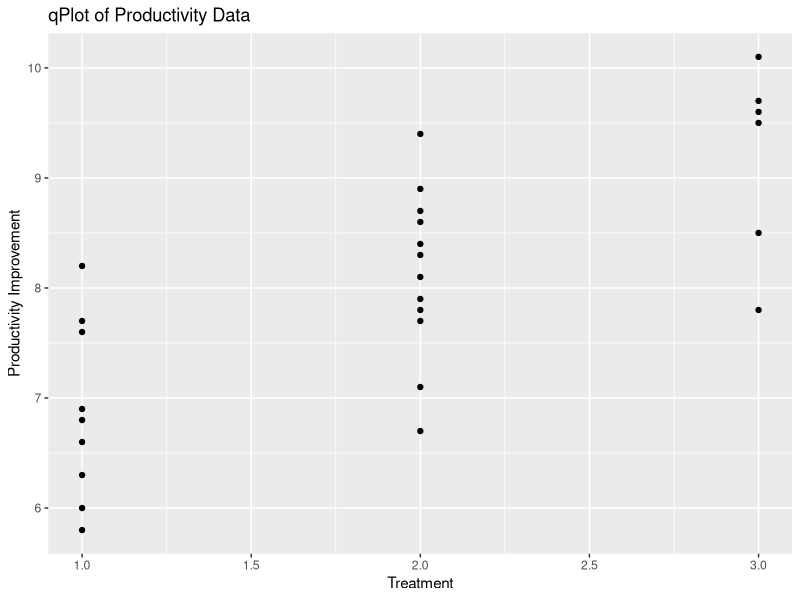
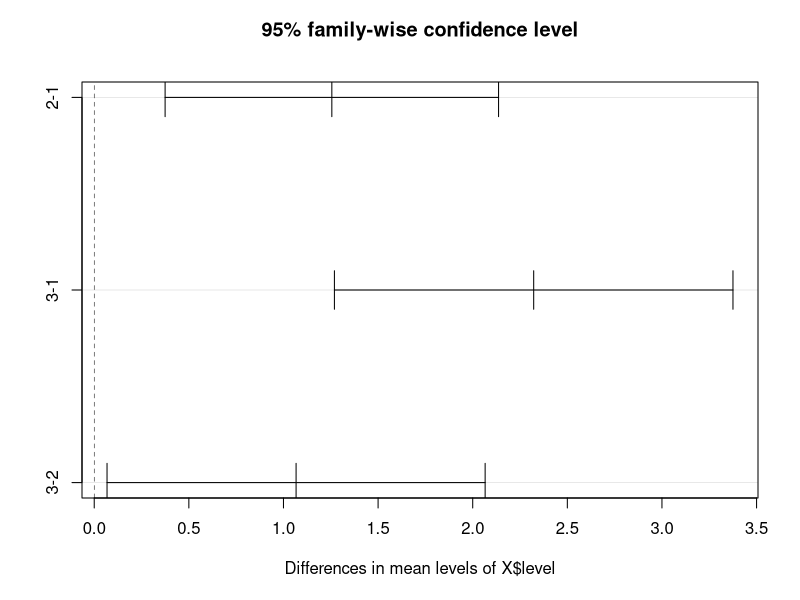
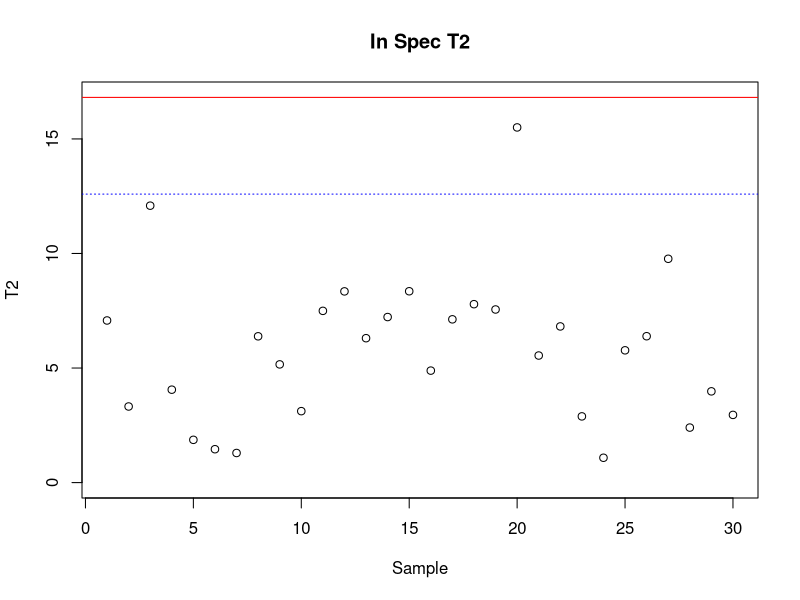
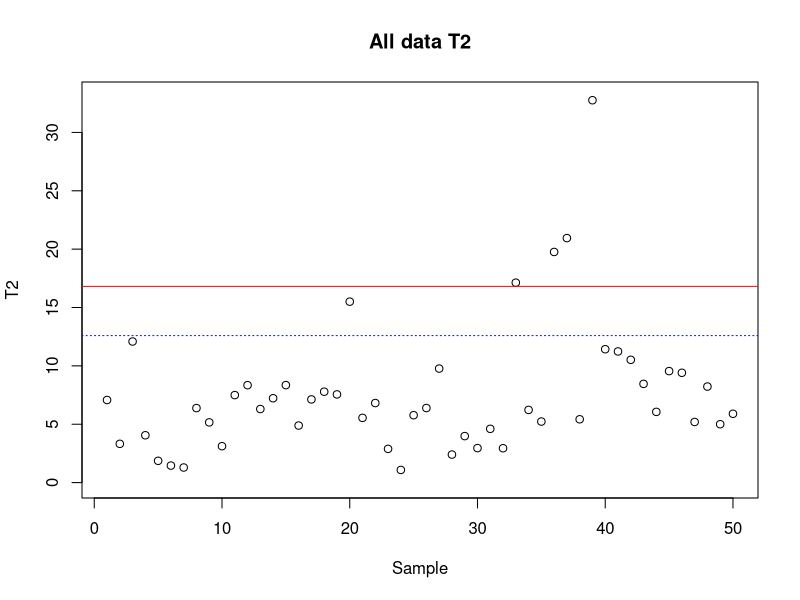
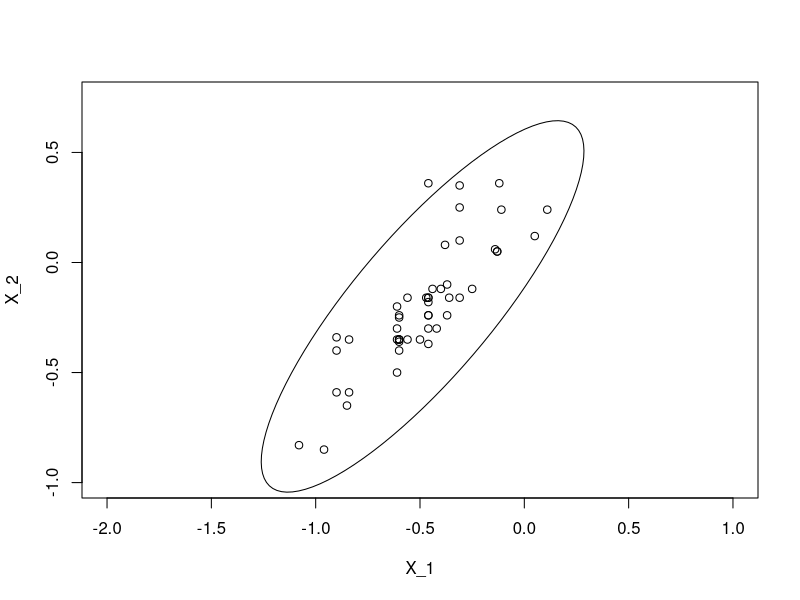
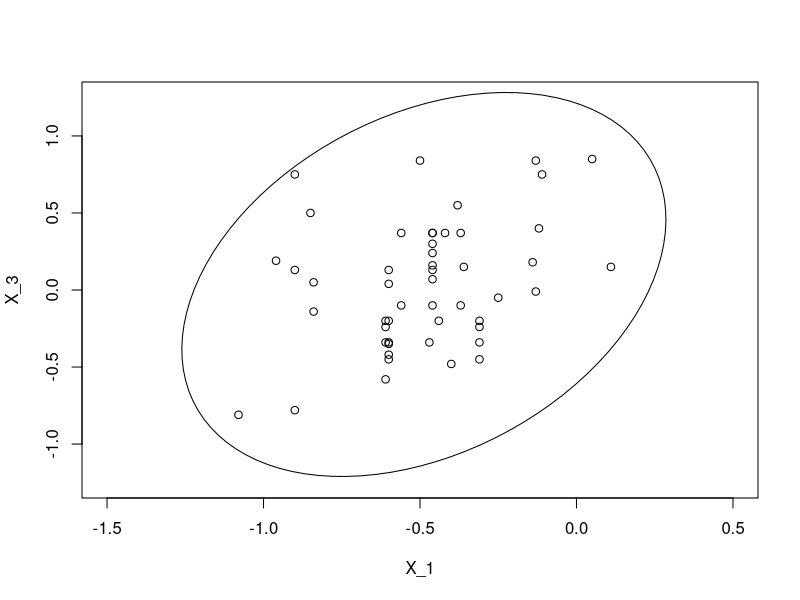
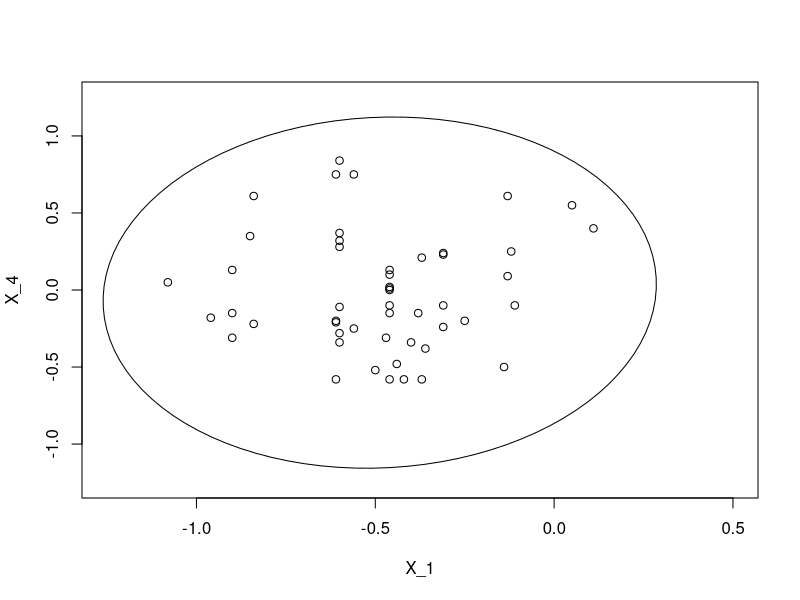
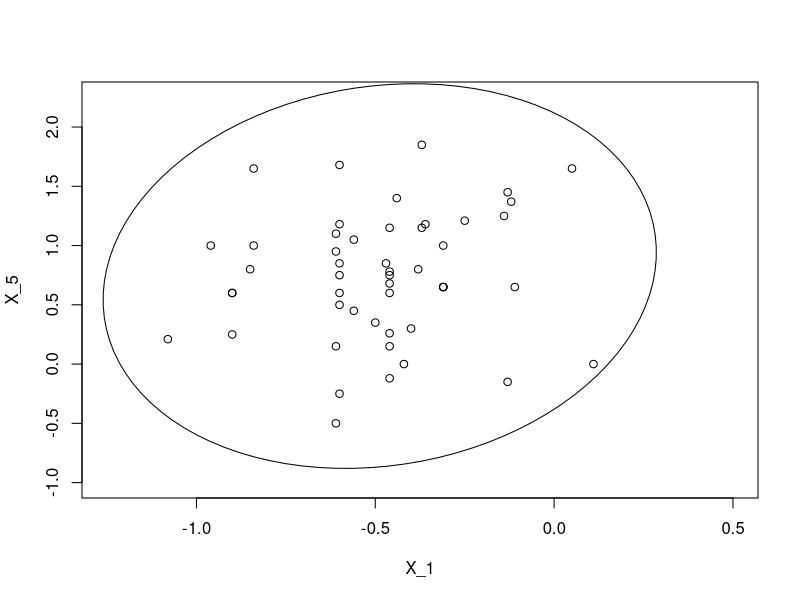

Write R code to recreate these figures, in order.
#setwd("~/Desktop/PSM/Spring 2019/Multivariate-Stats/Exam 2")

# 1
rm(list=ls())
X <- read.csv("./data/prodimp.csv",header = TRUE) #Get data



library(ggplot2) #Q plots 
qplot(X$level,X$productivity, main="qPlot of Productivity Data", xlab="Treatment", ylab="Productivity Improvement")
png("prodq.png")
qplot(X$level,X$productivity, main="qPlot of Productivity Data", xlab="Treatment", ylab="Productivity Improvement")
dev.off()

#make the mdoel
fit<- aov(X$productivity~X$level)
summary(fit)
#Factor and then recompute
X$level <- factor(X$level)
fit2<- aov(X$productivity~X$level)
summary(fit2)

#make the intervals
TukeyHSD(fit2, ordered = FALSE, conf.level = 0.95)
plot(TukeyHSD(fit2, ordered = FALSE, conf.level = 0.95))
png("prodtukey.png")
plot(TukeyHSD(fit2, ordered = FALSE, conf.level = 0.95))
dev.off()
#What are the means for comparison
(m1=mean(X$productivity[which(X$level==1)]))
(m2=mean(X$productivity[which(X$level==2)]))
(m3=mean(X$productivity[which(X$level==3)]))

#******************************************************************#
# 2
rm(list=ls())
X <- read.table("./data/T5-14.dat",header = FALSE)
X <- as.matrix(X)
first <- X[1:30,] #Just the good data

n <- nrow(first)
p <- ncol(first)

#Basic set of computations. Should probably just write a module for these
(xbar <- t(matrix(1,ncol=n) %*% first)/n)
(D <- first - matrix(1,nrow=n) %*% t(xbar))
(S <- (n-1)^(-1) * t(D)%*%D)
Sinv <- solve(S)
#D's
d <- c()
for (i in 1:length(X[,1])){
  d[i] <- (X[i,]-t(xbar))%*%Sinv%*%t(X[i,]-t(xbar))
}
#Chi Cutoffs
UCL95 <- qchisq(.95,df=p)
UCL99 <- qchisq(.99,df=p)
#For The In Spec Data Points
#################################################################
plot(x=1:n,y=d[1:n],ylim=c(0,max(UCL99,ceiling(max(d[1:n])))),main="In Spec T2", xlab="Sample",ylab="T2")
abline(h=UCL95,lty=3, col='blue')
abline(h=UCL99, lty=1, col='red')

png("inspec.png")
plot(x=1:n,y=d[1:n],ylim=c(0,max(UCL99,ceiling(max(d[1:n])))),main="In Spec T2",xlab="Sample",ylab="T2")
abline(h=UCL95,lty=3, col='blue')
abline(h=UCL99, lty=1, col='red')
dev.off()
####################################################################
#For the Out of Spec?
###################################################################
plot(x=1:length(d),y=d,ylim=c(0,max(UCL99,ceiling(max(d)))),main="All data T2", xlab="Sample",ylab="T2")
abline(h=UCL95,lty=3, col='blue')
abline(h=UCL99, lty=1, col='red')

png("outspec.png")
plot(x=1:length(d),y=d,ylim=c(0,max(UCL99,ceiling(max(d)))),main="All data T2", xlab="Sample",ylab="T2")
abline(h=UCL95,lty=3, col='blue')
abline(h=UCL99, lty=1, col='red')
dev.off()
#Find the bad data points
(which(d>UCL99))
#T test time
alpha=.05
mu0 <- matrix(c(0,0,0,0,0,0),ncol=1) #Zero vector
(T2 <- n*t(xbar-mu0)%*%Sinv%*%(xbar-mu0))
(Tcrit <- p*(n-1)*qf(1-alpha,p,n-p)/(n-p))
if(T2>Tcrit){
  print("Reject H0")
} else{
  print("Fail to Reject")
}

library(plotrix)
#Do the plots with all the data
dat <- X

# 1v2
X <- as.matrix(dat[,1:2])
n <- nrow(X)
p <- ncol(X)
X.mean <- t(matrix(1,ncol=n) %*% X)/n
D <- X - matrix(1,nrow=n) %*% t(X.mean)
S <- (n-1)^(-1) * t(D)%*%D

alpha <- 0.01
c2 <- qchisq(1-alpha,df=2)


angle <- atan(eigen(S)$vectors[2,1]/eigen(S)$vectors[1,1]) # sohcahtoa
plot(0,pch='',ylab='X_2',xlab='X_1',xlim=c(-2,1),ylim=c(-1,.75))
points(X)
lengths <- c(sqrt(c2*eigen(S)$values[1]),
             sqrt(c2*eigen(S)$values[2]))
draw.ellipse(x=X.mean[1,1],y=X.mean[2,1],a=lengths[1],b=lengths[2],angle=angle,deg=FALSE)
png("12.png")
plot(0,pch='',ylab='X_2',xlab='X_1',xlim=c(-2,1),ylim=c(-1,.75))
points(X)
lengths <- c(sqrt(c2*eigen(S)$values[1]),
             sqrt(c2*eigen(S)$values[2]))
draw.ellipse(x=X.mean[1,1],y=X.mean[2,1],a=lengths[1],b=lengths[2],angle=angle,deg=FALSE)
dev.off()

#1v3
X <- as.matrix(dat[,c(1,3)])
n <- nrow(X)
p <- ncol(X)
X.mean <- t(matrix(1,ncol=n) %*% X)/n
D <- X - matrix(1,nrow=n) %*% t(X.mean)
S <- (n-1)^(-1) * t(D)%*%D

alpha <- 0.01
c2 <- qchisq(1-alpha,df=2)

angle <- atan(eigen(S)$vectors[2,1]/eigen(S)$vectors[1,1]) # sohcahtoa
plot(0,pch='',ylab='X_3',xlab='X_1',xlim=c(-1.5,.5),ylim=c(-1.25,1.25))
points(X)
lengths <- c(sqrt(c2*eigen(S)$values[1]),
             sqrt(c2*eigen(S)$values[2]))
draw.ellipse(x=X.mean[1,1],y=X.mean[2,1],a=lengths[1],b=lengths[2],angle=angle,deg=FALSE)

# 1v4
X <- as.matrix(dat[,c(1,4)])
n <- nrow(X)
p <- ncol(X)
X.mean <- t(matrix(1,ncol=n) %*% X)/n
D <- X - matrix(1,nrow=n) %*% t(X.mean)
S <- (n-1)^(-1) * t(D)%*%D

alpha <- 0.01
c2 <- qchisq(1-alpha,df=2)

angle <- atan(eigen(S)$vectors[2,1]/eigen(S)$vectors[1,1]) # sohcahtoa
plot(0,pch='',ylab='X_4',xlab='X_1',xlim=c(-1.25,.5),ylim=c(-1.25,1.25))
points(X)
lengths <- c(sqrt(c2*eigen(S)$values[1]),
             sqrt(c2*eigen(S)$values[2]))
draw.ellipse(x=X.mean[1,1],y=X.mean[2,1],a=lengths[1],b=lengths[2],angle=angle,deg=FALSE)

#1v5
X <- as.matrix(dat[,c(1,5)])
n <- nrow(X)
p <- ncol(X)
X.mean <- t(matrix(1,ncol=n) %*% X)/n
D <- X - matrix(1,nrow=n) %*% t(X.mean)
S <- (n-1)^(-1) * t(D)%*%D

alpha <- 0.01
c2 <- qchisq(1-alpha,df=2)

angle <- atan(eigen(S)$vectors[2,1]/eigen(S)$vectors[1,1]) # sohcahtoa
plot(0,pch='',ylab='X_5',xlab='X_1',xlim=c(-1.25,.5),ylim=c(-1,2.25))
points(X)
lengths <- c(sqrt(c2*eigen(S)$values[1]),
             sqrt(c2*eigen(S)$values[2]))
draw.ellipse(x=X.mean[1,1],y=X.mean[2,1],a=lengths[1],b=lengths[2],angle=angle,deg=FALSE)


#1v6
X <- as.matrix(dat[,c(1,6)])
n <- nrow(X)
p <- ncol(X)
X.mean <- t(matrix(1,ncol=n) %*% X)/n
D <- X - matrix(1,nrow=n) %*% t(X.mean)
S <- (n-1)^(-1) * t(D)%*%D

alpha <- 0.01
c2 <- qchisq(1-alpha,df=2)

angle <- atan(eigen(S)$vectors[2,1]/eigen(S)$vectors[1,1]) # sohcahtoa
plot(0,pch='',ylab='X_6',xlab='X_1',xlim=c(-1.25,.5),ylim=c(-1,1))
points(X)
lengths <- c(sqrt(c2*eigen(S)$values[1]),
             sqrt(c2*eigen(S)$values[2]))
draw.ellipse(x=X.mean[1,1],y=X.mean[2,1],a=lengths[1],b=lengths[2],angle=angle,deg=FALSE)

png("16.png")
plot(0,pch='',ylab='X_6',xlab='X_1',xlim=c(-1.25,.5),ylim=c(-1,1))
points(X)
lengths <- c(sqrt(c2*eigen(S)$values[1]),
             sqrt(c2*eigen(S)$values[2]))
draw.ellipse(x=X.mean[1,1],y=X.mean[2,1],a=lengths[1],b=lengths[2],angle=angle,deg=FALSE)
dev.off()


#2v6
X <- as.matrix(dat[,c(2,6)])
n <- nrow(X)
p <- ncol(X)
X.mean <- t(matrix(1,ncol=n) %*% X)/n
D <- X - matrix(1,nrow=n) %*% t(X.mean)
S <- (n-1)^(-1) * t(D)%*%D

alpha <- 0.01
c2 <- qchisq(1-alpha,df=2)

angle <- atan(eigen(S)$vectors[2,1]/eigen(S)$vectors[1,1]) # sohcahtoa
plot(0,pch='',ylab='X_6',xlab='X_2',xlim=c(-1.25,.75),ylim=c(-.75,.85))
points(X)
lengths <- c(sqrt(c2*eigen(S)$values[1]),
             sqrt(c2*eigen(S)$values[2]))
draw.ellipse(x=X.mean[1,1],y=X.mean[2,1],a=lengths[1],b=lengths[2],angle=angle,deg=FALSE)


###################################################################
#3
rm(list=ls())
#Given calls
library(reshape2)
dat.fill <- read.csv("./data/BHO_Medication_Fill_Data__2010-2014.csv",header=TRUE)
tmp <- dcast(dat.fill, OMH.Region + Year + Quarter + Age.Group ~ Description.of.Metric)
dat <- tmp[,c(1:4,6,8,10)]
names(dat) <- c(names(dat)[1:4],"Mood30","Psychotrop30","Antipsych30")
head(dat)

# Look at dem histograms,
### Mood
hist(dat[,5],breaks=20,main="Mood30",xlab="% Refill")
png("moodhist.png")
hist(dat[,5],breaks=20,main="Mood30",xlab="% Refill")
dev.off()
### Psycho
hist(dat[,6],breaks=20,main="Psych30",xlab="% Refill")
png("psychhist.png")
hist(dat[,6],breaks=20,main="Psych30",xlab="% Refill")
dev.off()
## Anti
hist(dat[,7],breaks=20,main="Anti30",xlab="% Refill")
png("antihist.png")
hist(dat[,7],breaks=20,main="Anti30",xlab="% Refill")
dev.off()

#Q plot time
#QQ Mood
xmood <- sort(dat$Mood30)
n <- length(xmood)
problevels <- ((1:n)-0.5)/n
q <- qnorm(problevels)
plot(q,xmood,pch=19)
png("moodq.png")
plot(q,xmood,pch=19)
dev.off()
#Compute rq statistic from text
q.bar <- mean(q)
x.bar <- mean(xmood)
critval95 <- 0.9913 # from table 4.2 p. 181
(rqmood <- sum((xmood-x.bar)*(q-q.bar))/(sqrt(sum((xmood-x.bar)^2))*sqrt(sum((q-q.bar)^2))))
if(rqmood>critval95){
  print("Its Normal Yo")
} else{
  print("Nice try bro")
}

## QQ Psycho
xpsych <- sort(dat$Psychotrop30)
n <- length(xpsych)
problevels <- ((1:n)-0.5)/n
q <- qnorm(problevels)
plot(q,xpsych,pch=19)
png("psychq.png")
plot(q,xpsych,pch=19)
dev.off()
#Compute rq statistic from text
q.bar <- mean(q)
x.bar <- mean(xpsych)
critval95 <- 0.9913 # from table 4.2 p. 181
(rqpsych <- sum((xpsych-x.bar)*(q-q.bar))/(sqrt(sum((xpsych-x.bar)^2))*sqrt(sum((q-q.bar)^2))))
if(rqpsych>critval95){
  print("Its Normal Yo")
} else{
  print("Nice try bro")
}

## QQ Anti
xanti <- sort(dat$Antipsych30)
n <- length(xanti)
problevels <- ((1:n)-0.5)/n
q <- qnorm(problevels)
plot(q,xanti,pch=19)
png("antiq.png")
plot(q,xanti,pch=19)
dev.off()
#Compute rq statistic from text
q.bar <- mean(q)
x.bar <- mean(xanti)
critval95 <- 0.9913 # from table 4.2 p. 181
(rqanti <- sum((xanti-x.bar)*(q-q.bar))/(sqrt(sum((xanti-x.bar)^2))*sqrt(sum((q-q.bar)^2))))
if(rqanti>critval95){
  print("Its Normal Yo")
} else{
  print("Nice try bro")
}

#Make the Chi Square plot now
n <- nrow(dat)
p <- ncol(dat)

reduced <- as.matrix(dat[,5:7])
(xbar <- t(matrix(1,ncol=n) %*% reduced)/n)
(D <- reduced - matrix(1,nrow=n) %*% t(xbar))
(S <- (n-1)^(-1) * t(D)%*%D)
Sinv <- solve(S)

d <- c()
for (i in 1:length(reduced[,1])){
  d[i] <- (reduced[i,]-t(xbar))%*%Sinv%*%t(reduced[i,]-t(xbar))
}

chisq.quantiles <- qchisq(((1:n)-0.5)/n,df=3)
f1<- summary(lm(sort(d)~chisq.quantiles))
plot(y=sort(d),x=chisq.quantiles,pch=19)
abline(f1$coefficients[1],f1$coefficients[2],col="red")
png("originalchi.png")
plot(y=sort(d),x=chisq.quantiles,pch=19)
abline(f1$coefficients[1],f1$coefficients[2],col="red")
dev.off()

#Looks like we have an outlier
which.max(d)
((dat[30,7]-mean(dat[,7]))/sqrt(var(dat[,7])))

#Because we cant see the data, lets just drop it from the analysis
newTest <- as.matrix(dat[,5:7])
newTest <- newTest[-30,]

#new Chi square
n <- nrow(newTest)
p <- ncol(newTest)

(xbar <- t(matrix(1,ncol=n) %*% newTest)/n)
(D <- newTest - matrix(1,nrow=n) %*% t(xbar))
(S <- (n-1)^(-1) * t(D)%*%D)
Sinv <- solve(S)

d <- c()
for (i in 1:length(newTest[,1])){
  d[i] <- (newTest[i,]-t(xbar))%*%Sinv%*%t(newTest[i,]-t(xbar))
}

chisq.quantiles <- qchisq(((1:n)-0.5)/n,df=3)
f2<-summary(lm(sort(d)~chisq.quantiles))
plot(y=sort(d),x=chisq.quantiles,pch=19)
abline(f2$coefficients[1],f2$coefficients[2],col="red")
png("newchi.png")
plot(y=sort(d),x=chisq.quantiles,pch=19)
abline(f2$coefficients[1],f2$coefficients[2],col="red")
dev.off()
#Better, lets check the qq stats

# NewQQ Mood
xmood <- sort(newTest[,1])
n <- length(xmood)
problevels <- ((1:n)-0.5)/n
q <- qnorm(problevels)
plot(q,xmood,pch=19)
png("newmoodq.png")
plot(q,xmood,pch=19)
dev.off()
q.bar <- mean(q)
x.bar <- mean(xmood)
critval95 <- 0.9913 # from table 4.2 p. 181
(rqmood <- sum((xmood-x.bar)*(q-q.bar))/(sqrt(sum((xmood-x.bar)^2))*sqrt(sum((q-q.bar)^2))))
if(rqmood>critval95){
  print("Its Normal Yo")
} else{
  print("Nice try bro")
}
# New QQ Psycho
xpsych <- sort(newTest[,2])
n <- length(xpsych)
problevels <- ((1:n)-0.5)/n
q <- qnorm(problevels)
plot(q,xpsych,pch=19)
png("newpsychq.png")
plot(q,xpsych,pch=19)
dev.off()
q.bar <- mean(q)
x.bar <- mean(xpsych)
critval95 <- 0.9913 # from table 4.2 p. 181
(rqpsych <- sum((xpsych-x.bar)*(q-q.bar))/(sqrt(sum((xpsych-x.bar)^2))*sqrt(sum((q-q.bar)^2))))
if(rqpsych>critval95){
  print("Its Normal Yo")
} else{
  print("Nice try bro")
}

# New QQ Anti
xanti <- sort(newTest[,3])
n <- length(xanti)
problevels <- ((1:n)-0.5)/n
q <- qnorm(problevels)
plot(q,xanti,pch=19)
png("newantiq.png")
plot(q,xanti,pch=19)
dev.off()
q.bar <- mean(q)
x.bar <- mean(xanti)
critval95 <- 0.9913 # from table 4.2 p. 181
(rqanti <- sum((xanti-x.bar)*(q-q.bar))/(sqrt(sum((xanti-x.bar)^2))*sqrt(sum((q-q.bar)^2))))
if(rqanti>critval95){
  print("Its Normal Yo")
} else{
  print("Nice try bro")
}
#Psych and Anti still not quite normal. Look at power scaling

##Mood is good, alter Psych
l.lambda <- function(lambda,n,x){
  if(lambda==0){
    x.lambda <- log(x)
  }
  else {
    x.lambda <- (x^lambda - 1)/lambda
  }
  return(
    (-n/2)*log(
      sum(
        (x.lambda-mean(x.lambda))^2)
    )+
      (lambda-1)*sum(log(x)))
}
n <- nrow(as.matrix(newTest[,2]))
lambdas <- seq(from=-1,to=10,by=.01)
l.lambdas <- c()
for (i in 1:length(lambdas)){
  l.lambdas[i] <- l.lambda(lambdas[i],n,newTest[,2])
}
plot(lambdas,l.lambdas)
(pstar=lambdas[which(l.lambdas==max(l.lambdas))]) # this is the transformation we should use

newPsych=(-1+newTest[,2]^pstar)/pstar
xpsych <- sort(newPsych)
n <- length(xpsych)
problevels <- ((1:n)-0.5)/n
q <- qnorm(problevels)
plot(q,xpsych,pch=19)
png("scalepq.png")
plot(q,xpsych,pch=19)
dev.off()
q.bar <- mean(q)
x.bar <- mean(xpsych)
critval95 <- 0.9913 # from table 4.2 p. 181
(rqpsych2 <- sum((xpsych-x.bar)*(q-q.bar))/(sqrt(sum((xpsych-x.bar)^2))*sqrt(sum((q-q.bar)^2))))
if(rqpsych2>critval95){
  print("Its Normal Yo")
} else{
  print("Nice try bro")
}
##Now its normal. Good.

##Now that psych is good, do anti
n <- nrow(as.matrix(newTest[,3]))
lambdas <- seq(from=-1,to=10,by=.01)
l.lambdas <- c()
for (i in 1:length(lambdas)){
  l.lambdas[i] <- l.lambda(lambdas[i],n,newTest[,3])
}
plot(lambdas,l.lambdas)
(astar=lambdas[which(l.lambdas==max(l.lambdas))]) # this is the transformation we should use

newAnti = (-1+newTest[,3]^astar)/astar
xanti <- sort(newAnti)
n <- length(xanti)
problevels <- ((1:n)-0.5)/n
q <- qnorm(problevels)
plot(q,xanti,pch=19)
png("scaleaq.png")
plot(q,xanti,pch=19)
dev.off()
q.bar <- mean(q)
x.bar <- mean(xanti)
critval95 <- 0.9913 # from table 4.2 p. 181
(rqanti2 <- sum((xanti-x.bar)*(q-q.bar))/(sqrt(sum((xanti-x.bar)^2))*sqrt(sum((q-q.bar)^2))))
if(rqanti2>critval95){
  print("Its Normal Yo")
} else{
  print("Nice try bro")
}
#Its not quite perfect, but is as good as we can get (log is much worse)
############ 
#Recombine our best attempts at normalcy
bestTry = matrix(c(newTest[,1],newPsych, newAnti),ncol=3)
#Make the chi-square on this data
n <- nrow(bestTry)
p <- ncol(bestTry)

(xbar <- t(matrix(1,ncol=n) %*% bestTry)/n)
(D <- bestTry - matrix(1,nrow=n) %*% t(xbar))
(S <- (n-1)^(-1) * t(D)%*%D)
Sinv <- solve(S)

d <- c()
for (i in 1:length(bestTry[,1])){
  d[i] <- (bestTry[i,]-t(xbar))%*%Sinv%*%t(bestTry[i,]-t(xbar))
}

chisq.quantiles <- qchisq(((1:n)-0.5)/n,df=3)
f3 <- summary(lm(sort(d)~chisq.quantiles))
plot(y=sort(d),x=chisq.quantiles,pch=19)
abline(f3$coefficients[1],f3$coefficients[2],col="red")

png("bestchi.png")
plot(y=sort(d),x=chisq.quantiles,pch=19)
abline(f3$coefficients[1],f3$coefficients[2],col="red")
dev.off()
#This seems to be the best in terms of linarity, so we continue.

## Now that the data is scaled again, we do our test.
n <- nrow(bestTry)
p <- ncol(bestTry)
alpha=.05
#Base null mu
mu0 <- matrix(c(75,75,75), ncol=1)
mu0[2] <-(-1+mu0[2]^pstar)/pstar #Transform to new scale
mu0[3] <-(-1+mu0[3]^astar)/astar # Transform to its new scale

#Do the test
(T2 <- n*t(xbar-mu0)%*%Sinv%*%(xbar-mu0))
(Tcrit <- p*(n-1)*qf(1-alpha,p,n-p)/(n-p))
if(T2>Tcrit){
  print("Reject H0")
} else{
  print("Fail to Reject")
}

################################################################
#4
rm(list=ls())
dat1 <- read.csv("./data/TTHM.csv",header=TRUE)
dat2 <- read.csv("./data/HAA5.csv",header=TRUE)
dat <- merge(dat1,dat2,by=names(dat1)[1],all=FALSE)
dat <- dat[,c(1:4,7)]
names(dat) <- c("Date","Year","Quarter","TTHM","HAA5")
head(dat)


#Histograms
hist(dat$TTHM)
png("thist.png")
hist(dat$TTHM)
dev.off()
hist(dat$HAA5)
png("hhist.png")
hist(dat$HAA5)
dev.off()
n <- nrow(dat)

#Xbar Charts
center <- mean(dat$TTHM)
UL <- center + 3*sd(dat$TTHM)
LL <- center - 3*sd(dat$TTHM)

plot(x=1:n,dat$TTHM,type="l",ylim=c(0,110),xlab="Observation Number",ylab="TTHM")
abline(h=center, col="green");abline(h=UL, col="red");abline(h=max(0,LL), col="red")
png("tthmxbar.png")
plot(x=1:n,dat$TTHM,type="l",ylim=c(0,110),xlab="Observation Number",ylab="TTHM")
abline(h=center, col="green");abline(h=UL, col="red");abline(h=max(0,LL), col="red")
dev.off()

center <- mean(dat$HAA5)
UL <- center + 3*sd(dat$HAA5)
LL <- center - 3*sd(dat$HAA5)

plot(x=1:n,dat$HAA5,type="l",ylim=c(0,110),xlab="Observation Number",ylab="HAA5")
abline(h=center, col="green");abline(h=UL, col="red");abline(h=max(0,LL), col="red")
png("haa5xbar.png")
plot(x=1:n,dat$HAA5,type="l",ylim=c(0,110),xlab="Observation Number",ylab="HAA5")
abline(h=center, col="green");abline(h=UL, col="red");abline(h=max(0,LL), col="red")
dev.off()

library(plotrix)
#Ellipse Chart
X <- as.matrix(dat[,4:5])
n <- nrow(X)
p <- ncol(X)
X.mean <- t(matrix(1,ncol=n) %*% X)/n
D <- X - matrix(1,nrow=n) %*% t(X.mean)
S <- (n-1)^(-1) * t(D)%*%D

alpha <- 0.01
c2 <- qchisq(1-alpha,df=2)


angle <- atan(eigen(S)$vectors[2,1]/eigen(S)$vectors[1,1]) # sohcahtoa
plot(0,pch='',ylab='X_2',xlab='X_1',xlim=c(-5,100),ylim=c(-5,90))
points(X)
lengths <- c(sqrt(c2*eigen(S)$values[1]),
             sqrt(c2*eigen(S)$values[2]))
draw.ellipse(x=X.mean[1,1],y=X.mean[2,1],a=lengths[1],b=lengths[2],angle=angle,deg=FALSE)
png("waterelip.png")
plot(0,pch='',ylab='HAA5',xlab='TTHM',xlim=c(-5,100),ylim=c(-5,90))
points(X)
lengths <- c(sqrt(c2*eigen(S)$values[1]),
             sqrt(c2*eigen(S)$values[2]))
draw.ellipse(x=X.mean[1,1],y=X.mean[2,1],a=lengths[1],b=lengths[2],angle=angle,deg=FALSE)
dev.off()

Sinv <- solve(S)
d <- c()
for (i in 1:length(X[,1])){
  d[i] <- (X[i,]-t(X.mean))%*%Sinv%*%t(X[i,]-t(X.mean))
}
#Chi Cutoffs
UCL95 <- qchisq(.95,df=p)
UCL99 <- qchisq(.99,df=p)
#For The In Spec Data Points
#################################################################
plot(x=1:n,y=d[1:n],ylim=c(0,max(UCL99,ceiling(max(d[1:n])))),main="In Spec T2", xlab="Sample",ylab="T2")
abline(h=UCL95,lty=3, col='blue')
abline(h=UCL99, lty=1, col='red')

png("watert.png")
plot(x=1:n,y=d[1:n],ylim=c(0,max(UCL99,ceiling(max(d[1:n])))),main="In Spec T2",xlab="Sample",ylab="T2")
abline(h=UCL95,lty=3, col='blue')
abline(h=UCL99, lty=1, col='red')
dev.off()


n <- nrow(dat)
p <- 2
alpha=.05
#Base null mu
mu0 <- matrix(c(80,60), ncol=1)

#Do the test
(T2 <- n*t(X.mean-mu0)%*%Sinv%*%(X.mean-mu0))
(Tcrit <- p*(n-1)*qf(1-alpha,p,n-p)/(n-p))
if(T2>Tcrit){
  print("Reject H0")
} else{
  print("Fail to Reject")
}
